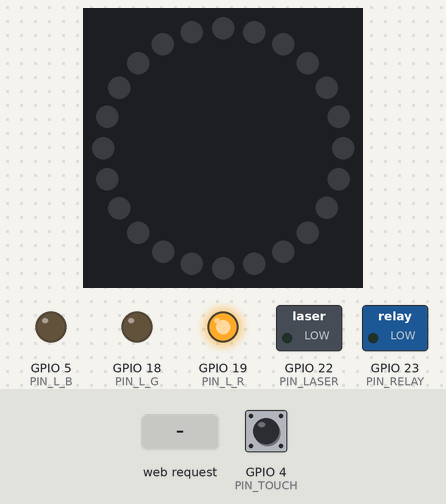
Recording of a sketch running on a simulated ESP32. Parts: 24 RGB LEDs in a ring, first at the top, clockwise, switched loads named in the sketch (green lamp = pin HIGH), output pins drawn as LEDs (lit = HIGH). Inputs (shaded band) come from the test bench; at power-on: GPIO 4 (PIN_TOUCH) LOW. Dim RGB values are drawn brighter than linear; WiFi joins after 1.5 s; servers stay silent unless stated; random numbers use the default seed unless the sketch sets one.

Above: at 1.2 s.
1.3 s: GPIO 4 (PIN_TOUCH) pulled HIGH for 0.15 s
At 2.4 s:
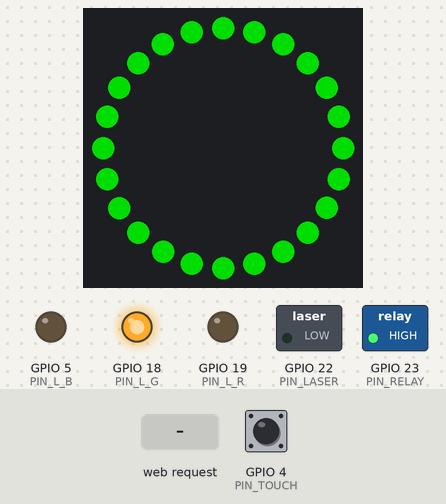
3.1 s: HTTP request GET /api/mode?v=r received
At 3.6 s:
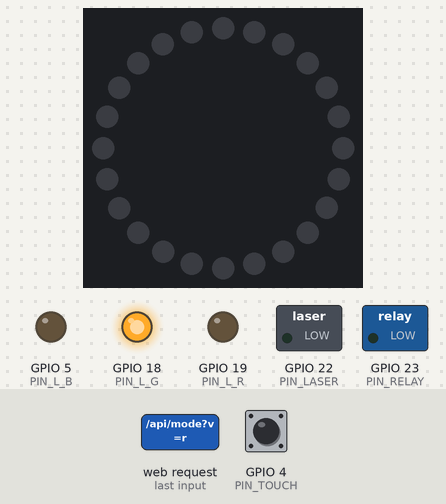
4.6 s: HTTP request GET /api/t-sys received
At 5.8 s:
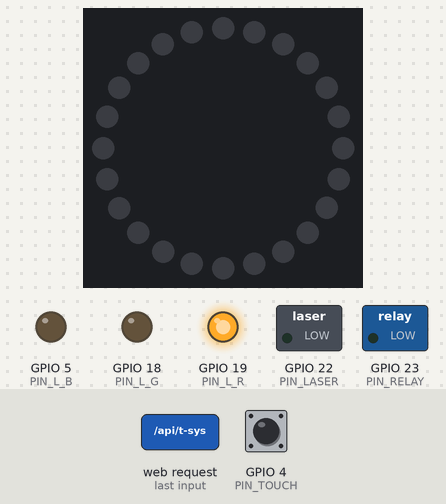
6.1 s: HTTP request GET /api/t-sys?v=r received
At 7.1 s:
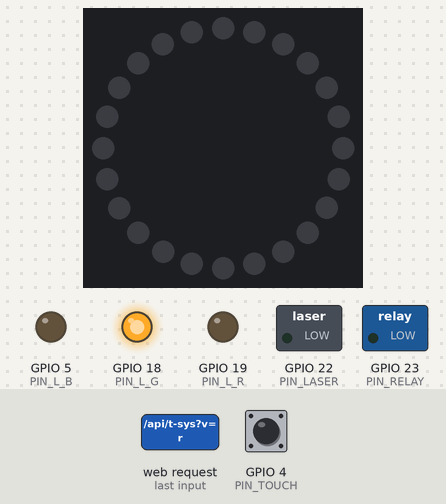
Timing chart, 0 to 8.6 s (numbered marks = the images above; inputs shaded):
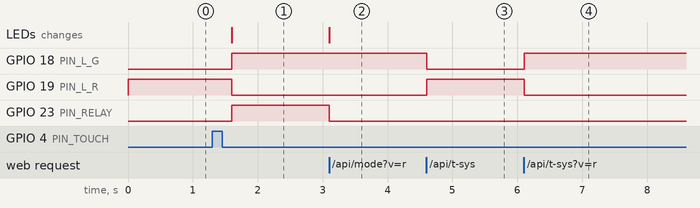

Measured:
- after the input at 1.3 s, GPIO 18 (PIN_L_G), GPIO 23 (PIN_RELAY): LOW → HIGH after 0.30 s; GPIO 19 (PIN_L_R): HIGH → LOW after 0.30 s; the LEDs: change after 0.30 s (image 1)
- after the input at 3.1 s, GPIO 23 (PIN_RELAY): HIGH → LOW at once; the LEDs: change at once (image 2)
- after the input at 4.6 s, GPIO 18 (PIN_L_G): HIGH → LOW at once; GPIO 19 (PIN_L_R): LOW → HIGH at once
- after the input at 6.1 s, GPIO 18 (PIN_L_G): LOW → HIGH at once; GPIO 19 (PIN_L_R): HIGH → LOW at once

The sketch:

ESP32_home_light_show.ino
```cpp
#include <Arduino.h>
#include <WiFi.h>
#include <ESPAsyncWebServer.h>
#include <Adafruit_NeoPixel.h>
#include <LittleFS.h>
//PINOUT!!!!!!
#define PIN_RELAY 23
#define PIN_LASER 22
#define PIN_RING  21
#define PIN_BUZZ  17
#define PIN_TOUCH 4
#define PIN_L_R   19
#define PIN_L_G   18
#define PIN_L_B   5
#define NUM_LEDS  24

Adafruit_NeoPixel ring(NUM_LEDS, PIN_RING, NEO_GRB + NEO_KHZ800);
AsyncWebServer server(80);//WEB SERVER

bool sysOn = false; //jestli je systen on na bootu
int currentMode = 1;
bool hwRelay = true, hwLaser = true, hwRing = true, hwBuzz = true;

const int chBuzz = 0;

void setStatusLED(int r, int g, int b) {
  digitalWrite(PIN_L_R, r);
  digitalWrite(PIN_L_G, g);
  digitalWrite(PIN_L_B, b);
}

void killBuzzer() {
  ledcWrite(chBuzz, 0);
  ledcDetachPin(PIN_BUZZ);
  pinMode(PIN_BUZZ, OUTPUT);
  digitalWrite(PIN_BUZZ, LOW);
}

void reattachBuzzer() {
  ledcSetup(chBuzz, 2000, 8);
  ledcAttachPin(PIN_BUZZ, chBuzz);
}

void stopAll() {
  killBuzzer();
  digitalWrite(PIN_RELAY, LOW);
  digitalWrite(PIN_LASER, LOW);
  ring.clear();
  ring.show();
}

void ringEffect(int type, uint32_t color, int speed, int bright) {
  if(!hwRing || !sysOn || bright == 0) { ring.clear(); ring.show(); return; }
  ring.setBrightness(bright);
  unsigned long ms = millis();
  int s = (speed < 20) ? 20 : speed;
  int pos = (ms / (s/4)) % NUM_LEDS;

  switch(type) {
    case 0: for(int i=0; i<NUM_LEDS; i++) ring.setPixelColor(i, color); break;
    case 1: ring.clear(); for(int i=0; i<6; i++) ring.setPixelColor((pos+i)%NUM_LEDS, color); break;
    case 2: for(int i=0; i<NUM_LEDS; i++) ring.setPixelColor(i, ring.ColorHSV((ms/4 + i*2730) % 65536, 255, 255)); break;
    case 3:
      { // Přidány závorky pro vyřešení chyby "jump to case label", prostě to strašný bug
        ring.clear();
        int b = ( (ms/s) % (NUM_LEDS*2) < NUM_LEDS ) ? (ms/s)%NUM_LEDS : (NUM_LEDS*2 - (ms/s)%NUM_LEDS - 1);
        ring.setPixelColor(b, color);
      }
      break;
    case 4: if(random(10)>7) ring.setPixelColor(random(NUM_LEDS), color); else ring.clear(); break;
  }
  ring.show();
}

void playSound(int type, int vol, int speed) {
  if(!hwBuzz || type == 0 || vol == 0 || !sysOn) { ledcWrite(chBuzz, 0); return; }
  unsigned long ms = millis();
  int freq = 0; bool on = false;
  switch(type) {
    case 1: if(ms % 1000 < 150) { freq = 2000; on = true; } break;
    case 2: freq = 800 + (sin(ms * 0.007) * 400); on = true; break;
    case 3: if(ms % speed < (speed/2)) { freq = 1000; on = true; } break;
    case 4: if(random(100) < 15) { freq = random(300, 2000); on = true; } break;
    case 5: if(ms % 100 < 50) { freq = 3000; on = true; } break;
  }
  if(on) { ledcWriteTone(chBuzz, freq); ledcWrite(chBuzz, vol); } else ledcWrite(chBuzz, 0);
}
//toto je web, prostě zase ta šibenice moje
const char index_html[] PROGMEM = R"rawliteral(
<!DOCTYPE html><html><head><meta charset="UTF-8"><meta name="viewport" content="width=device-width, initial-scale=1">
<style>
  body { background:#000; color:#fff; font-family:sans-serif; margin:0; padding:10px; }
  .panel { background:#0a0a0a; border:1px solid #222; padding:15px; border-radius:12px; max-width:500px; margin:auto; }
  .grid { display:grid; grid-template-columns:repeat(2, 1fr); gap:10px; margin-bottom:20px; }
  button { background:#151515; border:1px solid #333; color:#fff; padding:15px 5px; border-radius:8px; cursor:pointer; font-size:12px; font-weight:bold; }
  .act { background:#fff !important; color:#000 !important; }
  .pwr { width:100%; padding:20px; font-size:16px; margin-bottom:20px; border:2px solid #fff; border-radius:10px; font-weight:bold; background:none; color:#fff; }
  .poff { border-color:#f44; color:#f44; }
  .hw-grid { display:grid; grid-template-columns:repeat(4, 1fr); gap:5px; margin-top:20px; }
  .hw-grid button { font-size:9px; padding:10px 2px; }
</style></head><body>

<div class="panel">
  <button id="pwr" class="pwr" onclick="req('/t-sys')">SYSTEM LOADING...</button>

  <div class="grid">
    <button id="m1" onclick="req('/mode?v=1')">FOREST</button><button id="m2" onclick="req('/mode?v=2')">CYBER</button>
    <button id="m3" onclick="req('/mode?v=3')">NUCLEAR</button><button id="m4" onclick="req('/mode?v=4')">SUNSET</button>
    <button id="m5" onclick="req('/mode?v=5')">AMBIENT</button><button id="m6" onclick="req('/mode?v=6')">FOCUS</button>
    <button id="m7" onclick="req('/mode?v=7')">DISCO</button><button id="m8" onclick="req('/mode?v=8')">STROBE</button>
    <button id="m9" onclick="req('/mode?v=9')">POLICE</button><button id="m10" onclick="req('/mode?v=10')">EXTREME</button>
  </div>

  <div class="hw-grid">
    <button id="hwR" onclick="req('/hw?w=r')">STRIP</button><button id="hwL" onclick="req('/hw?w=l')">LASER</button>
    <button id="hwRi" onclick="req('/hw?w=ri')">RING</button><button id="hwB" onclick="req('/hw?w=b')">BUZZ</button>
  </div>
</div>

<script>
async function req(u){ await fetch('/api'+u); update(); }
async function update(){
  const r = await fetch('/api/stat'); const d = await r.json();
  const p=document.getElementById('pwr');
  p.className=d.on?'pwr':'pwr poff';
  p.innerText=d.on?'SYSTEM ONLINE':'SYSTEM OFFLINE';
  for(let i=1;i<=10;i++){ let b=document.getElementById('m'+i); b.className=d.m==i?'act':''; }
  document.getElementById('hwR').className=d.hr?'act':'';
  document.getElementById('hwL').className=d.hl?'act':'';
  document.getElementById('hwRi').className=d.hri?'act':'';
  document.getElementById('hwB').className=d.hb?'act':'';
}
setInterval(update, 2000); update();
</script></body></html>
)rawliteral";

void setup() {
  Serial.begin(115200);
  pinMode(PIN_RELAY, OUTPUT); pinMode(PIN_LASER, OUTPUT);
  pinMode(PIN_L_R, OUTPUT); pinMode(PIN_L_G, OUTPUT); pinMode(PIN_L_B, OUTPUT);
  pinMode(PIN_TOUCH, INPUT);

  reattachBuzzer();
  ring.begin(); ring.show();
  WiFi.begin("WIFI", "PASSWORD"); //HERE IS WIFI PASSWORD!!!!!!!!!

  server.on("/api/stat", HTTP_GET, [](AsyncWebServerRequest *r){
    String j="{ \"on\":"+String(sysOn)+",\"m\":"+String(currentMode)+",\"hr\":"+String(hwRelay)+",\"hl\":"+String(hwLaser)+",\"hri\":"+String(hwRing)+",\"hb\":"+String(hwBuzz)+"}";
    r->send(200, "application/json", j);
  });

  server.on("/api/t-sys", HTTP_GET, [](AsyncWebServerRequest *r){ sysOn=!sysOn; stopAll(); if(sysOn) reattachBuzzer(); r->send(200); });

  server.on("/api/mode", HTTP_GET, [](AsyncWebServerRequest *r){
    currentMode=r->getParam("v")->value().toInt();
    stopAll(); reattachBuzzer(); r->send(200);
  });

  server.on("/api/hw", HTTP_GET, [](AsyncWebServerRequest *r){
    String w=r->getParam("w")->value();
    if(w=="r")hwRelay=!hwRelay; if(w=="l")hwLaser=!hwLaser;
    if(w=="ri")hwRing=!hwRing; if(w=="b")hwBuzz=!hwBuzz;
    stopAll(); reattachBuzzer(); r->send(200);
  });

  server.on("/", HTTP_GET, [](AsyncWebServerRequest *r){ r->send_P(200, "text/html", index_html); });
  server.begin();
}

void loop() {
  static bool lastTouch = false;
  bool touch = digitalRead(PIN_TOUCH);
  if(touch && !lastTouch) {
    sysOn = !sysOn; stopAll(); if(sysOn) reattachBuzzer();
    delay(300);
  }
  lastTouch = touch;

  if(!sysOn) { setStatusLED(1,0,0); stopAll(); return; }
  else setStatusLED(0,1,0);

  unsigned long now = millis();
  int f = 127 + 127*sin(now/800.0);
//ty mody, který jsou epicky
  switch(currentMode) {
    case 1: if(hwRelay) digitalWrite(PIN_RELAY, 1); ringEffect(0,0x00FF00,0,150); break;
    case 2: if(hwLaser) digitalWrite(PIN_LASER, 1); ringEffect(0,0xFF00FF,0,200); break;
    case 3: if(hwRelay && now%1000<500) digitalWrite(PIN_RELAY, 1); else digitalWrite(PIN_RELAY,0); ringEffect(0,0xFF6000,0,200); playSound(3,150,600); break;
    case 4: if(hwRelay) digitalWrite(PIN_RELAY, 1); ringEffect(0,ring.Color(255,f/2,0),0,f); break;
    case 5: if(hwRelay) digitalWrite(PIN_RELAY, 1); ringEffect(0,0xFFFFFF,0,150); break;
    case 6: if(hwRelay) digitalWrite(PIN_RELAY, 1); ringEffect(0,0x0000FF,0,f); break;
    case 7: if(hwRelay && now%400<200) digitalWrite(PIN_RELAY,1); else digitalWrite(PIN_RELAY,0); if(hwLaser && now%200<100) digitalWrite(PIN_LASER,1); else digitalWrite(PIN_LASER,0); ringEffect(2,0,50,200); playSound(3,180,400); break;
    case 8: if(now%120<60){ if(hwRelay) digitalWrite(PIN_RELAY,1); ringEffect(0,0xFFFFFF,0,255); } else { digitalWrite(PIN_RELAY,0); ring.clear(); } playSound(5,255,0); break;
    case 9: if(now%600<300){ ringEffect(0,0xFF0000,0,255); } else { ringEffect(0,0x0000FF,0,255); } playSound(2,180,0); break;
    case 10: if(random(10)>7 && hwRelay) digitalWrite(PIN_RELAY,1); else digitalWrite(PIN_RELAY,0); if(random(10)>6 && hwLaser) digitalWrite(PIN_LASER,1); else digitalWrite(PIN_LASER,0); ringEffect(4,ring.Color(random(255),random(255),random(255)),50,255); playSound(4,220,0); break;
  }
}

//@MAVORY WAS HERE
```
